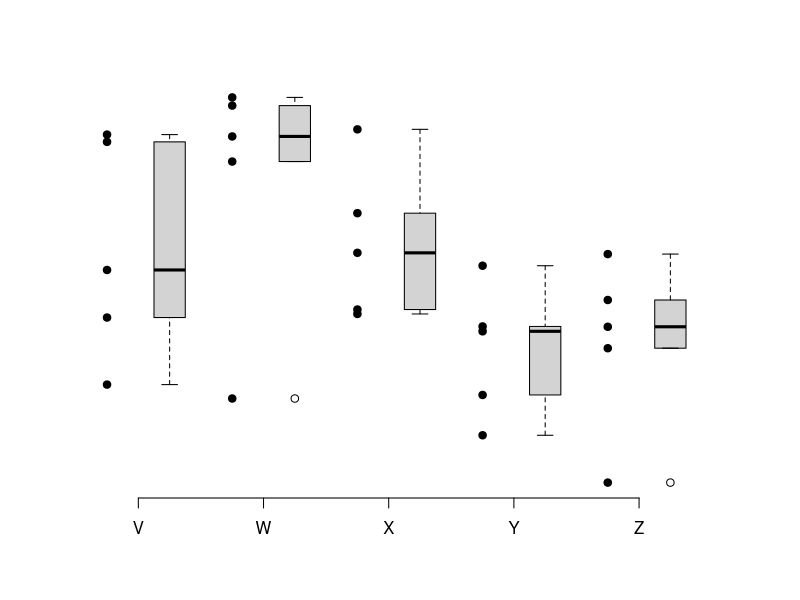

Source code (R):
# random data corresponding to your 5 columns    
x <- data.frame(V = rnorm(100), W = rnorm(100), X = rnorm(100),
                Y = rnorm(100), Z = rnorm(100))
# remove axis with 'axes=F', define wider x-limits with 'xlim' 
stripchart(x[1:5,],vertical=TRUE, pch=19,xlim=c(1,6),axes=F)
# add boxplots next to stripchart, decrease width with 'boxwex'
boxplot(x[1:5,],add=T,at=1.5:5.5,boxwex=0.25,axes=F)
# add custom x axis
axis(1,at=1.25:5.25,labels=names(x))
